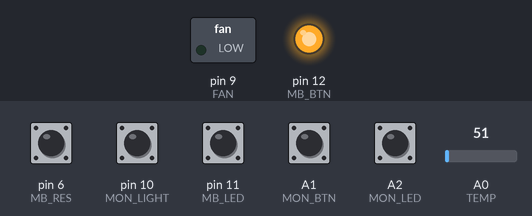
A sketch run on a simulated Arduino Uno, built with avr-gcc and run on an emulated ATmega328P. On the bench: switched loads named in the sketch (green lamp = pin HIGH), output pins drawn as LEDs (lit = HIGH). Inputs (shaded band) come from the test bench; at power-on: A1 (MON_BTN), A2 (MON_LED), pin 6 (MB_RES), pin 10 (MON_LIGHT), pin 11 (MB_LED) HIGH, A0 (TEMP) = 51.

Above: at 1.2 s.
1.3 s: pin 11 (MB_LED) pulled LOW for 0.15 s
At 2.5 s:
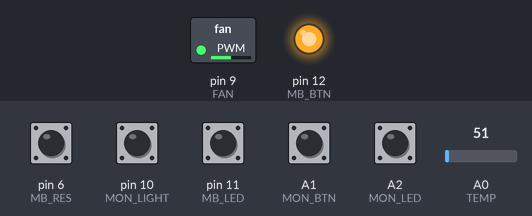
2.9 s: A1 (MON_BTN) pulled LOW for 0.15 s
At 2.97 s:
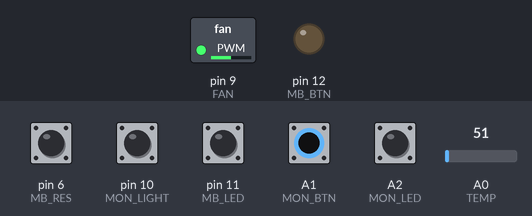
Timing chart, 0 to 5.9 s (numbered marks = the images above; inputs shaded):
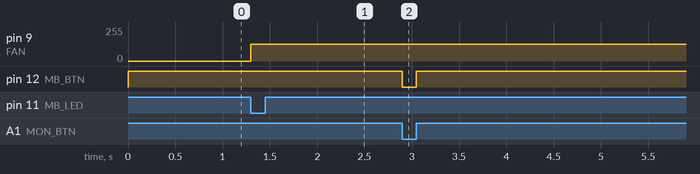

The sketch:

IP-Monitor.ino
```cpp
#define MON_LIGHT 10
#define MON_BTN A1
#define MON_LED A2

#define MB_LED  11
#define MB_BTN  12
#define MB_RES   6

#define FAN   9
#define TEMP A0

#define MON_START 0
#define MON_OFF 1
#define MON_SLEEP 2
#define MON_RUN 3
#define MON_CBTN 4
#define MON_HZ 100

#define MB_START 0
#define MB_OFF 1
#define MB_ON 2
#define MB_HZ 100

#define MIN_FAN 127
#define MAX_FAN 0
#define OFF_FAN 255

#define MIN_TEMP 600
#define MAX_TEMP 660

#define MAX_TIME 4294967295

#define START_DELAY 500
#define MON_BTN_DELAY 1000
#define MON_OFF_DELAY 3000

bool is_mon_light(){
  pinMode(MON_LIGHT, INPUT_PULLUP);
  return (!digitalRead(MON_LIGHT));
}
bool is_mon_btn(){
  pinMode(MON_BTN, INPUT_PULLUP);
  return (!digitalRead(MON_BTN));
}
bool is_mon_led(){
  pinMode(MON_LED, INPUT_PULLUP);
  return (!digitalRead(MON_LED));
}
bool is_mb_led(){
  pinMode(MB_LED, INPUT_PULLUP);
  return (!digitalRead(MB_LED));
}
bool is_mb_res(){
  pinMode(MB_RES, INPUT_PULLUP);
  return (!digitalRead(MB_RES));
}

uint16_t cur_temp(){
  pinMode(TEMP, INPUT);
  uint16_t t = analogRead(TEMP);
  return t;
}
uint8_t percentage_fan(uint8_t percent){
  return ( MIN_FAN - abs(MAX_FAN - MIN_FAN)*percent/100 );
}
uint8_t fan_from_temp(uint16_t temp){
  return ( MIN_FAN - (temp - MIN_TEMP)*(abs(MAX_FAN-MIN_FAN)-1)/(abs(MAX_TEMP-MIN_TEMP)) );
}
void set_fan(uint8_t pwm){
  pinMode(FAN, OUTPUT);
  analogWrite(FAN, pwm);
}
void do_fan(){
  uint16_t temp = cur_temp();
  if (temp > MAX_TEMP) set_fan(MAX_FAN);
  else if (temp < MIN_TEMP) set_fan(MIN_FAN);
  else set_fan(fan_from_temp( temp ));
}

void mb_btn_up(){
  pinMode(MB_BTN,  OUTPUT);
  digitalWrite(MB_BTN, HIGH);
}
void mb_btn_down(){
  pinMode(MB_BTN,  OUTPUT);
  digitalWrite(MB_BTN, LOW);
}

uint16_t get_temp(){
  pinMode(TEMP, INPUT);
  return (analogRead(TEMP));
}

uint16_t b_t;
uint16_t res;

uint8_t mon_state=MON_START;
uint8_t prev_mon_state=0;

uint8_t mb_state=MB_START;
uint8_t prev_mb_state=0;

bool is_on = false;

void setup() {
  set_fan(0);
  Serial.begin(115200);
  b_t = millis();
}

void loop() {
  switch (mon_state) {
    case MON_START:
          if(!is_mon_btn()){
            if (is_mon_light()){
              mon_state = MON_RUN;
            }
            else{
              if(is_mon_led()){
                mon_state = MON_SLEEP;
                b_t = millis();
              }
              else{
                res = millis()-b_t;
                if(res > MON_OFF_DELAY){
                  mon_state = MON_OFF;
                }
              }
            }
          }
          else {
            prev_mon_state = mon_state;
            mon_state = MON_CBTN;
          }
          break;
    case MON_OFF:
          if(!is_mon_btn()){
            if (is_mon_light()){
              mon_state = MON_RUN;
            }
            else{
              if(is_mon_led()){
                mon_state = MON_SLEEP;
                b_t = millis();
              }
            }
          }
          else {
            prev_mon_state = mon_state;
            mon_state = MON_CBTN;
          }
          break;
    case MON_SLEEP:
          if(!is_mon_btn()){
            if(is_mon_light()){
              mon_state = MON_RUN;
            }
            else{
              if(is_mon_led()){
                b_t = millis();
              }
              else{
                res = millis()-b_t;
                if(res > MON_OFF_DELAY){
                  mon_state = MON_OFF;
                }
              }
            }
          }
          else{
            prev_mon_state = mon_state;
            mon_state = MON_CBTN;
          }
          break;
    case MON_CBTN:
          if(!is_mon_btn()){
            mon_state = prev_mon_state;
          }
          else{
            if(prev_mon_state==MON_RUN){
              is_on = false;
            }
            else{
              is_on = true;
            }
          }
          break;
    case MON_RUN:
          if(!is_mon_btn()){
            if(!is_mon_light()){
              mon_state = MON_SLEEP;
              b_t = millis();
            }
          }
          else{
            prev_mon_state = mon_state;
            mon_state = MON_CBTN;
          }
          break;
    case MON_HZ:
          break;
    default:
        mon_state=MON_HZ;
  }

  switch (mb_state) {
    case MB_START:
          if( is_mb_led() ){
            mb_state = MB_ON;
          }
          else {
            mb_state = MB_OFF;
          }
          break;
    case MB_OFF:
          if( is_mb_led() ){
            mb_state = MB_ON;
          }
          break;
    case MB_ON:
          if( !is_mb_led() ){
            mb_state = MB_OFF;
          }
          break;
    case MB_HZ:
          break;
    default:
        mb_state=MB_HZ;
  }

  if(mb_state==MB_OFF){
    if(mon_state==MON_CBTN && is_on){
      mb_btn_down();
    }
    else{
      mb_btn_up();
    }
  }
  else{
    do_fan();
    is_on = false;
    if(is_mb_res()){
      mb_btn_down();
    }
    else{
      mb_btn_up();
    }
  }
}
```

Measured:
- after the input at 1.3 s, pin 9 (FAN): 0/255 → 127/255 at once
- after the input at 2.9 s, pin 12 (MB_BTN): HIGH → LOW at once, → HIGH 0.15 s later
